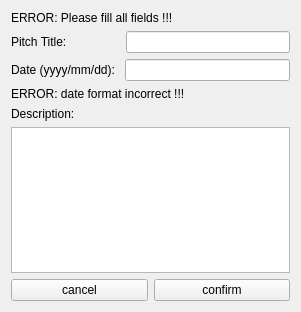
<?xml version="1.0" encoding="UTF-8"?>
<ui version="4.0">
 <class>AddPitch</class>
 <widget class="QWidget" name="AddPitch">
  <property name="geometry">
   <rect>
    <x>0</x>
    <y>0</y>
    <width>301</width>
    <height>312</height>
   </rect>
  </property>
  <property name="windowTitle">
   <string>Add New Pitch</string>
  </property>
  <layout class="QVBoxLayout" name="verticalLayout">
   <item>
    <widget class="QLabel" name="error">
     <property name="text">
      <string>ERROR: Please fill all fields !!!</string>
     </property>
    </widget>
   </item>
   <item>
    <layout class="QHBoxLayout" name="horizontalLayout_4">
     <item>
      <widget class="QLabel" name="label">
       <property name="text">
        <string>Pitch Title:                </string>
       </property>
      </widget>
     </item>
     <item>
      <widget class="QLineEdit" name="title"/>
     </item>
    </layout>
   </item>
   <item>
    <layout class="QHBoxLayout" name="horizontalLayout_5">
     <item>
      <widget class="QLabel" name="dabel">
       <property name="text">
        <string>Date (yyyy/mm/dd): </string>
       </property>
      </widget>
     </item>
     <item>
      <widget class="QLineEdit" name="date"/>
     </item>
    </layout>
   </item>
   <item alignment="Qt::AlignTop">
    <widget class="QLabel" name="errord">
     <property name="text">
      <string>ERROR: date format incorrect !!!</string>
     </property>
    </widget>
   </item>
   <item>
    <widget class="QLabel" name="label_3">
     <property name="text">
      <string>Description:</string>
     </property>
    </widget>
   </item>
   <item>
    <layout class="QHBoxLayout" name="horizontalLayout">
     <item>
      <widget class="QTextEdit" name="description">
       <property name="enabled">
        <bool>true</bool>
       </property>
       <property name="autoFillBackground">
        <bool>true</bool>
       </property>
       <property name="html">
        <string>&lt;!DOCTYPE HTML PUBLIC &quot;-//W3C//DTD HTML 4.0//EN&quot; &quot;http://www.w3.org/TR/REC-html40/strict.dtd&quot;&gt;
&lt;html&gt;&lt;head&gt;&lt;meta name=&quot;qrichtext&quot; content=&quot;1&quot; /&gt;&lt;style type=&quot;text/css&quot;&gt;
p, li { white-space: pre-wrap; }
&lt;/style&gt;&lt;/head&gt;&lt;body style=&quot; font-family:'.SF NS Text'; font-size:13pt; font-weight:400; font-style:normal;&quot;&gt;
&lt;p style=&quot;-qt-paragraph-type:empty; margin-top:0px; margin-bottom:0px; margin-left:0px; margin-right:0px; -qt-block-indent:0; text-indent:0px;&quot;&gt;&lt;br /&gt;&lt;/p&gt;&lt;/body&gt;&lt;/html&gt;</string>
       </property>
      </widget>
     </item>
    </layout>
   </item>
   <item>
    <layout class="QHBoxLayout" name="horizontalLayout_3">
     <item>
      <widget class="QPushButton" name="bdelete">
       <property name="text">
        <string>cancel</string>
       </property>
      </widget>
     </item>
     <item>
      <widget class="QPushButton" name="pushButton">
       <property name="text">
        <string>confirm</string>
       </property>
      </widget>
     </item>
    </layout>
   </item>
  </layout>
 </widget>
 <resources/>
 <connections>
  <connection>
   <sender>bdelete</sender>
   <signal>clicked()</signal>
   <receiver>AddPitch</receiver>
   <slot>close()</slot>
   <hints>
    <hint type="sourcelabel">
     <x>96</x>
     <y>282</y>
    </hint>
    <hint type="destinationlabel">
     <x>15</x>
     <y>293</y>
    </hint>
   </hints>
  </connection>
  <connection>
   <sender>pushButton</sender>
   <signal>clicked()</signal>
   <receiver>AddPitch</receiver>
   <slot>createPitch()</slot>
   <hints>
    <hint type="sourcelabel">
     <x>308</x>
     <y>282</y>
    </hint>
    <hint type="destinationlabel">
     <x>320</x>
     <y>293</y>
    </hint>
   </hints>
  </connection>
 </connections>
 <slots>
  <slot>createPitch()</slot>
 </slots>
</ui>
